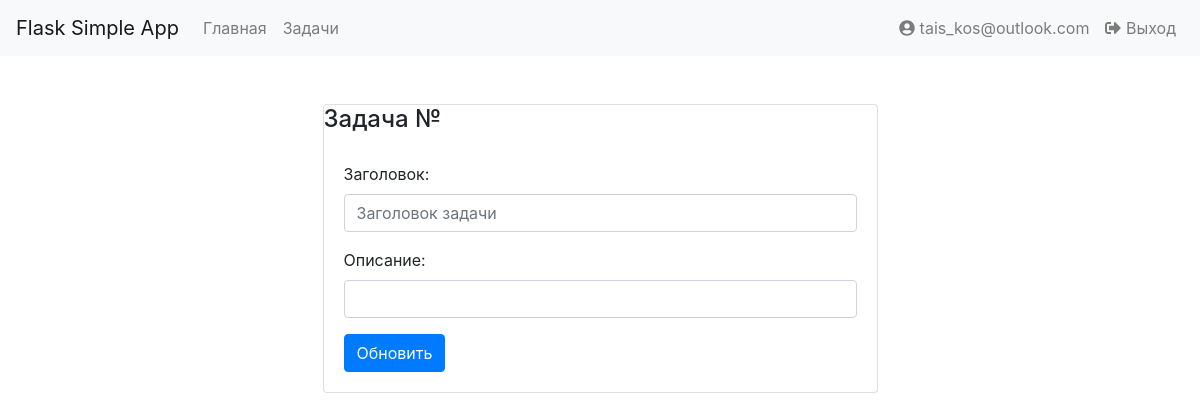
The app's page /tasks/9 (signed in), older data.
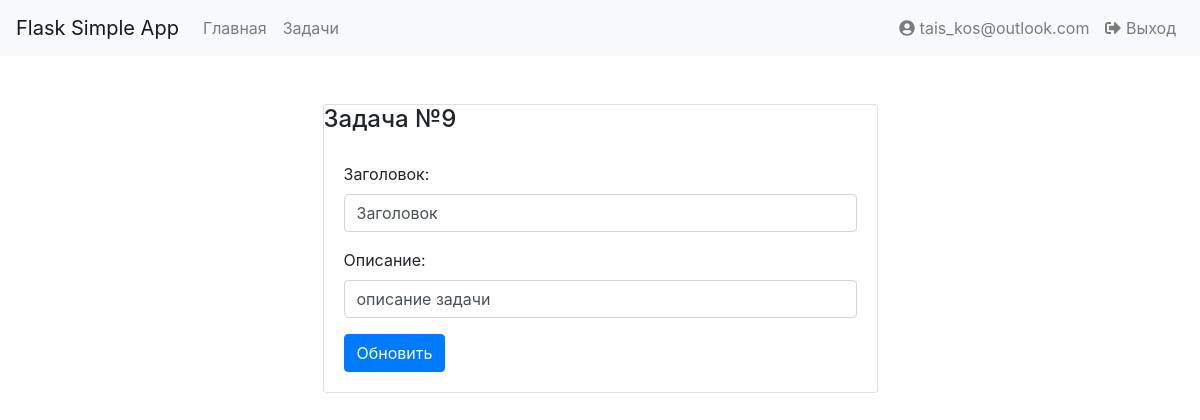
The same page, newer data.
### tables this page shows
CREATE TABLE "tasks"
(
	id integer not null
		constraint tasks_pk
			primary key autoincrement,
	title varchar(100) not null,
	description text,
	id_user int not null
		references users
			on update cascade on delete cascade
);

### app.py (the view)
@app.route('/tasks/<int:task_id>', methods=['GET'])
def get_task(task_id: int):
    if 'user_id' in session:
        user_id = session['user_id']
        user = Storage.get_user_by_id(user_id)
        task = Storage.get_task_by_id(task_id)
        return render_template('pages/task.html', page_title='Отредактировать задачу', task=task, user=user)
    else:
        return redirect('/login')

### storage/__init__.py (called while the page is built)
    @staticmethod
    def get_user_by_id(id: int) -> User:
        user_data = db.execute('SELECT * FROM users WHERE id=?', (id,)).fetchone()
        if user_data:
            return User(id=user_data[0], email=user_data[1], password=user_data[2])
        else:
            return None

    @staticmethod
    def get_task_by_id(task_id: int) -> Task:
        task_data = db.execute('SELECT * from tasks where tasks.id=?', (task_id,)).fetchone()
        if task_data:
            user = Storage.get_user_by_id(task_data[3])
            return Task(id=task_data[0], title=task_data[1], description=task_data[2], user=user)
        else:
            return None

### templates/pages/task.html (shortened to what this page needs)
{% extends "layouts/base_layout.html" %}
{% block main %}
    <section class="card card-default w-50 mx-auto">
        <h4>Задача №{{ task.id }}</h4>
        <form action="/create_task" method="POST" class="card-body">
            <div class="form-group">
                <label for="title-input">Заголовок:</label>
                <input type="text" name="title-input" class="form-control" id="title-input" placeholder="Заголовок задачи" value={{ task.title }}>
            </div>
            <div class="form-group">
                <label for="description-input">Описание:</label>
                <input type="text" name="description-input" class="form-control" id="description-input" value="{{ task.description }}">
            </div>
            <button type="submit" class="btn btn-primary">Обновить</button>
        </form>
    </section>
{% endblock %}

Row changes from the older to the newer data that the page shows:
added tasks: id "9", description-input "описание задачи"
Text that changed along with them:
form field title-input: (not shown) → "Заголовок"
